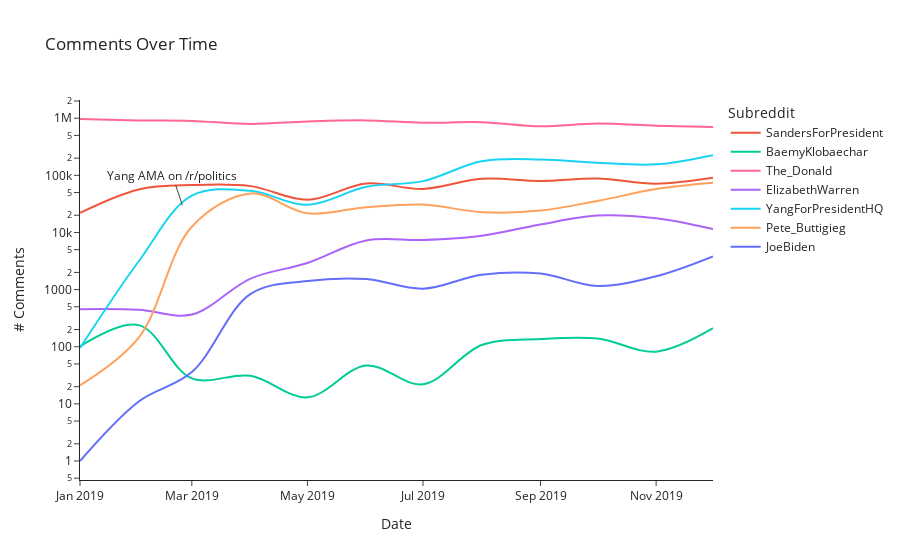

This figure's notebook cell:
### Code cell
args = {
    "x": "date",
    "y": "count",
    "color": "subreddit",
    "line_shape": "spline",
    "title":  "Comments Over Time",
    "template": "simple_white",
    "labels": {"count": "# Comments", "date": "Date", "subreddit": "Subreddit"},
    "color_discrete_map": mapping

}

fig = px.line(subreddit_comments,**args)
fig.update_layout(
    annotations=[
        dict(
            x="2019-02-24",
            y=np.log10(30000),
            text="Yang AMA on /r/politics",
        )
    ]
)
fig.update_yaxes(type="log")

fig.write_html("visualizations/temporal/{}_subreddit_counts.html".format(TIME_FRAME))
fig.show()

### Figure 1 — Plotly figure (JSON) as saved in the notebook; plotly's stock layout.template omitted (floating-point values rounded to 4 significant figures)
{"data": [{"hovertemplate": "Subreddit=SandersForPresident<br>Date=%{x}<br># Comments=%{y}<extra></extra>", "legendgroup": "SandersForPresident", "line": {"color": "#EF553B", "dash": "solid", "shape": "spline"}, "mode": "lines", "name": "SandersForPresident", "orientation": "v", "showlegend": true, "type": "scatter", "x": ["2019-01-01T00:00:00", "2019-02-01T00:00:00", "2019-03-01T00:00:00", "2019-04-01T00:00:00", "2019-05-01T00:00:00", "2019-06-01T00:00:00", "2019-07-01T00:00:00", "2019-08-01T00:00:00", "2019-09-01T00:00:00", "2019-10-01T00:00:00", "2019-11-01T00:00:00", "2019-12-01T00:00:00"], "xaxis": "x", "y": [22016, 56683, 67497, 64758, 37354, 71863, 57860, 86820, 79887, 87907, 71442, 90414], "yaxis": "y"}, {"hovertemplate": "Subreddit=BaemyKlobaechar<br>Date=%{x}<br># Comments=%{y}<extra></extra>", "legendgroup": "BaemyKlobaechar", "line": {"color": "#00CC96", "dash": "solid", "shape": "spline"}, "mode": "lines", "name": "BaemyKlobaechar", "orientation": "v", "showlegend": true, "type": "scatter", "x": ["2019-01-01T00:00:00", "2019-02-01T00:00:00", "2019-03-01T00:00:00", "2019-04-01T00:00:00", "2019-05-01T00:00:00", "2019-06-01T00:00:00", "2019-07-01T00:00:00", "2019-08-01T00:00:00", "2019-09-01T00:00:00", "2019-10-01T00:00:00", "2019-11-01T00:00:00", "2019-12-01T00:00:00"], "xaxis": "x", "y": [101, 239, 28, 31, 13, 47, 22, 107, 136, 139, 82, 211], "yaxis": "y"}, {"hovertemplate": "Subreddit=The_Donald<br>Date=%{x}<br># Comments=%{y}<extra></extra>", "legendgroup": "The_Donald", "line": {"color": "#FF6692", "dash": "solid", "shape": "spline"}, "mode": "lines", "name": "The_Donald", "orientation": "v", "showlegend": true, "type": "scatter", "x": ["2019-01-01T00:00:00", "2019-02-01T00:00:00", "2019-03-01T00:00:00", "2019-04-01T00:00:00", "2019-05-01T00:00:00", "2019-06-01T00:00:00", "2019-07-01T00:00:00", "2019-08-01T00:00:00", "2019-09-01T00:00:00", "2019-10-01T00:00:00", "2019-11-01T00:00:00", "2019-12-01T00:00:00"], "xaxis": "x", "y": [968642, 915499, 895381, 795051, 876351, 915815, 833560, 849971, 720203, 806676, 739806, 698631], "yaxis": "y"}, {"hovertemplate": "Subreddit=ElizabethWarren<br>Date=%{x}<br># Comments=%{y}<extra></extra>", "legendgroup": "ElizabethWarren", "line": {"color": "#AB63FA", "dash": "solid", "shape": "spline"}, "mode": "lines", "name": "ElizabethWarren", "orientation": "v", "showlegend": true, "type": "scatter", "x": ["2019-01-01T00:00:00", "2019-02-01T00:00:00", "2019-03-01T00:00:00", "2019-04-01T00:00:00", "2019-05-01T00:00:00", "2019-06-01T00:00:00", "2019-07-01T00:00:00", "2019-08-01T00:00:00", "2019-09-01T00:00:00", "2019-10-01T00:00:00", "2019-11-01T00:00:00", "2019-12-01T00:00:00"], "xaxis": "x", "y": [454, 445, 366, 1561, 2921, 7242, 7370, 8759, 13839, 19781, 17708, 11451], "yaxis": "y"}, {"hovertemplate": "Subreddit=YangForPresidentHQ<br>Date=%{x}<br># Comments=%{y}<extra></extra>", "legendgroup": "YangForPresidentHQ", "line": {"color": "#19D3F3", "dash": "solid", "shape": "spline"}, "mode": "lines", "name": "YangForPresidentHQ", "orientation": "v", "showlegend": true, "type": "scatter", "x": ["2019-01-01T00:00:00", "2019-02-01T00:00:00", "2019-03-01T00:00:00", "2019-04-01T00:00:00", "2019-05-01T00:00:00", "2019-06-01T00:00:00", "2019-07-01T00:00:00", "2019-08-01T00:00:00", "2019-09-01T00:00:00", "2019-10-01T00:00:00", "2019-11-01T00:00:00", "2019-12-01T00:00:00"], "xaxis": "x", "y": [95, 3138, 43978, 53512, 30442, 62914, 79167, 176906, 189596, 165746, 155684, 225756], "yaxis": "y"}, {"hovertemplate": "Subreddit=Pete_Buttigieg<br>Date=%{x}<br># Comments=%{y}<extra></extra>", "legendgroup": "Pete_Buttigieg", "line": {"color": "#FFA15A", "dash": "solid", "shape": "spline"}, "mode": "lines", "name": "Pete_Buttigieg", "orientation": "v", "showlegend": true, "type": "scatter", "x": ["2019-01-01T00:00:00", "2019-02-01T00:00:00", "2019-03-01T00:00:00", "2019-04-01T00:00:00", "2019-05-01T00:00:00", "2019-06-01T00:00:00", "2019-07-01T00:00:00", "2019-08-01T00:00:00", "2019-09-01T00:00:00", "2019-10-01T00:00:00", "2019-11-01T00:00:00", "2019-12-01T00:00:00"], "xaxis": "x", "y": [21, 144, 12604, 48305, 21619, 27709, 30785, 22679, 24136, 35638, 57412, 73831], "yaxis": "y"}, {"hovertemplate": "Subreddit=JoeBiden<br>Date=%{x}<br># Comments=%{y}<extra></extra>", "legendgroup": "JoeBiden", "line": {"color": "#636EFA", "dash": "solid", "shape": "spline"}, "mode": "lines", "name": "JoeBiden", "orientation": "v", "showlegend": true, "type": "scatter", "x": ["2019-01-01T00:00:00", "2019-02-01T00:00:00", "2019-03-01T00:00:00", "2019-04-01T00:00:00", "2019-05-01T00:00:00", "2019-06-01T00:00:00", "2019-07-01T00:00:00", "2019-08-01T00:00:00", "2019-09-01T00:00:00", "2019-10-01T00:00:00", "2019-11-01T00:00:00", "2019-12-01T00:00:00"], "xaxis": "x", "y": [1, 11, 36, 839, 1414, 1531, 1037, 1825, 1912, 1156, 1716, 3825], "yaxis": "y"}], "layout": {"annotations": [{"text": "Yang AMA on /r/politics", "x": "2019-02-24", "y": 4.477}], "legend": {"title": {"text": "Subreddit"}, "tracegroupgap": 0}, "title": {"text": "Comments Over Time"}, "xaxis": {"anchor": "y", "domain": [0, 1], "title": {"text": "Date"}}, "yaxis": {"anchor": "x", "domain": [0, 1], "title": {"text": "# Comments"}, "type": "log"}}}
